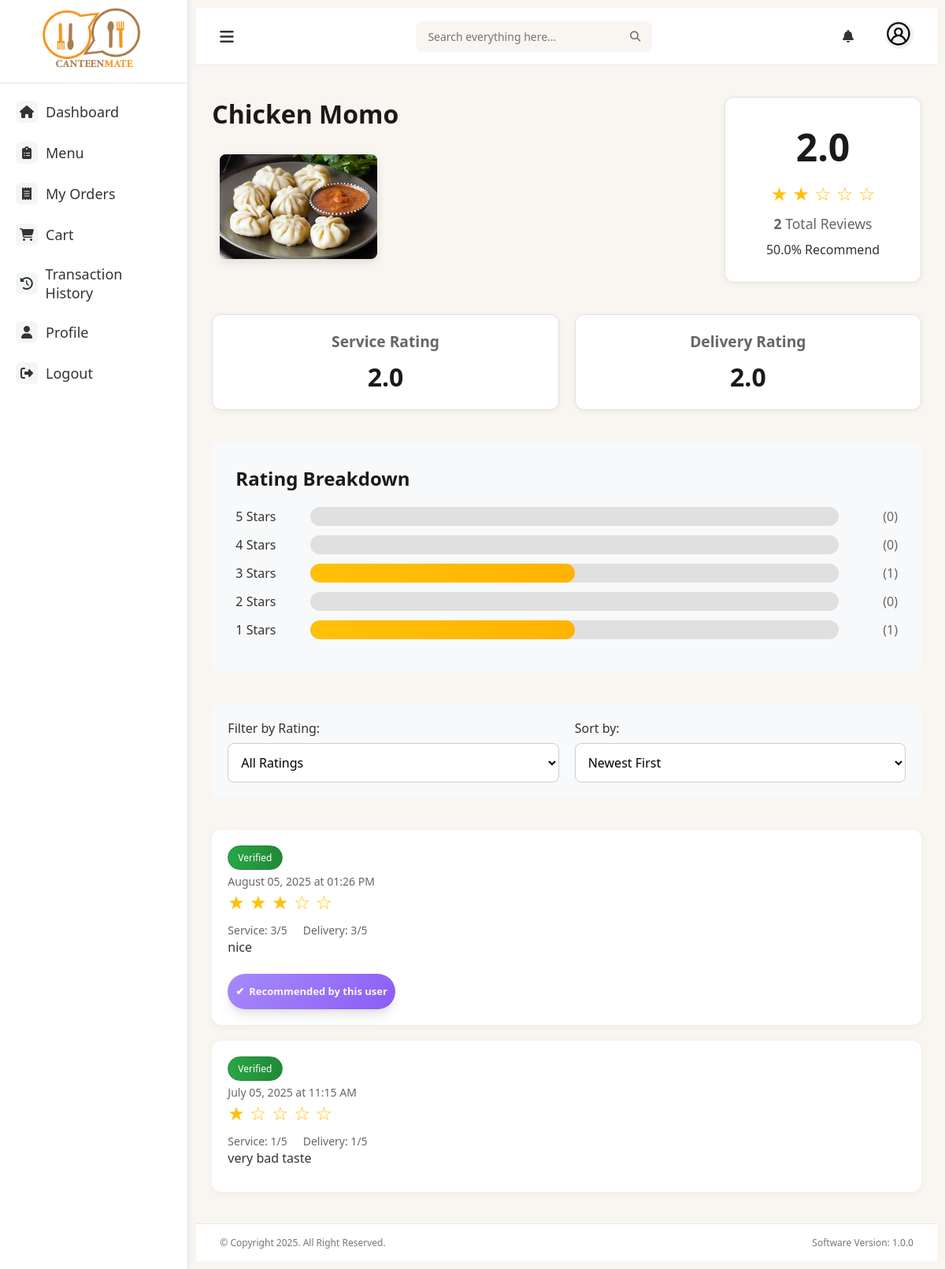
The page /item/1/reviews on the database its author committed.
### models.py (models this page shows, shortened)
class Item(db.Model):
    __tablename__ = 'items'
    id = db.Column(db.Integer, primary_key=True)
    name = db.Column(db.String(100), nullable=False)
    price = db.Column(db.Float, nullable=False)
    category_id = db.Column(db.Integer, db.ForeignKey('categories.id'), nullable=False)
    description = db.Column(db.Text, nullable=True)
    image_filename = db.Column(db.String(255), nullable=True)
    available = db.Column(db.Boolean, default=True)
    attribute_values = db.relationship(
        'AttributeValue',
        secondary=item_attribute_values,
        back_populates='items'
    )
    addons = db.relationship(
        'Addon',
        secondary=addon_item_association,
        back_populates='items'
    )

class Review(db.Model):
    __tablename__ = 'reviews'
    id = db.Column(db.Integer, primary_key=True)
    user_id = db.Column(db.Integer, db.ForeignKey('user.id'), nullable=False)
    order_id = db.Column(db.Integer, db.ForeignKey('order.id'), nullable=False)
    item_id = db.Column(db.Integer, db.ForeignKey('items.id'), nullable=False)
    rating = db.Column(db.Integer, nullable=False)  # 1-5 stars
    comment = db.Column(db.Text)
    service_rating = db.Column(db.Integer)  # Optional: 1-5 stars for service
    delivery_rating = db.Column(db.Integer)  # Optional: 1-5 stars for delivery
    would_recommend = db.Column(db.Boolean, default=True)
    is_verified = db.Column(db.Boolean, default=True)  # Verified purchase
    helpful_count = db.Column(db.Integer, default=0)  # How many found it helpful
    created_at = db.Column(db.DateTime, default=datetime.utcnow)
    updated_at = db.Column(db.DateTime, default=datetime.utcnow, onupdate=datetime.utcnow)
    user = db.relationship('User', backref=db.backref('reviews', lazy=True))
    order = db.relationship('Order', backref=db.backref('reviews', lazy=True))
    item = db.relationship('Item', backref=db.backref('reviews', lazy=True))

### main.py (the view)
@app.route('/item/<int:item_id>/reviews')
def item_reviews(item_id):
    item = Item.query.get_or_404(item_id)
    page = request.args.get('page', 1, type=int)
    per_page = 10
    rating_filter = request.args.get('rating', type=int)
    sort_by = request.args.get('sort', 'newest')
    reviews_query = Review.query.filter_by(item_id=item_id, is_verified=True)
    if rating_filter and 1 <= rating_filter <= 5:
        reviews_query = reviews_query.filter_by(rating=rating_filter)
    if sort_by == 'oldest':
        reviews_query = reviews_query.order_by(Review.created_at.asc())
    elif sort_by == 'highest':
        reviews_query = reviews_query.order_by(Review.rating.desc())
    elif sort_by == 'lowest':
        reviews_query = reviews_query.order_by(Review.rating.asc())
    elif sort_by == 'helpful':
        reviews_query = reviews_query.order_by(Review.helpful_count.desc())
    else:  # newest (default)
        reviews_query = reviews_query.order_by(Review.created_at.desc())
    reviews = reviews_query.paginate(
        page=page,
        per_page=per_page,
        error_out=False
    )
    total_reviews = Review.query.filter_by(item_id=item_id, is_verified=True).count()
    avg_rating = db.session.query(func.avg(Review.rating)).filter_by(
        item_id=item_id, is_verified=True
    ).scalar()
    avg_rating = round(avg_rating, 1) if avg_rating else 0
    rating_distribution = {}
    for rating in range(1, 6):
        count = Review.query.filter_by(
            item_id=item_id,
            rating=rating,
            is_verified=True
        ).count()
        percentage = (count / total_reviews * 100) if total_reviews > 0 else 0
        rating_distribution[rating] = {
            'count': count,
            'percentage': round(percentage, 1)
        }
    avg_service_rating = db.session.query(func.avg(Review.service_rating)).filter_by(
        item_id=item_id, is_verified=True
    ).scalar()
    avg_delivery_rating = db.session.query(func.avg(Review.delivery_rating)).filter_by(
        item_id=item_id, is_verified=True
    ).scalar()
    avg_service_rating = round(avg_service_rating, 1) if avg_service_rating else 0
    avg_delivery_rating = round(avg_delivery_rating, 1) if avg_delivery_rating else 0
    recommend_count = Review.query.filter_by(
        item_id=item_id,
        would_recommend=True,
        is_verified=True
    ).count()
    recommend_percentage = (recommend_count / total_reviews * 100) if total_reviews > 0 else 0
    user_id = session.get('user_id')
    user = User.query.get(user_id) if user_id else None
    return render_template('item_reviews.html',
                         item=item,
                         reviews=reviews,
                         total_reviews=total_reviews,
                         avg_rating=avg_rating,
                         avg_service_rating=avg_service_rating,
                         avg_delivery_rating=avg_delivery_rating,
                         recommend_percentage=round(recommend_percentage, 1),
                         rating_distribution=rating_distribution,
                         current_rating_filter=rating_filter,
                         current_sort=sort_by,
                         user=user)

### main.py (called while the page is built)
@app.context_processor
def inject_new_orders_count():
    count = Order.query.filter_by(status='pending').count()
    print(count)
    return dict(new_orders_count=count)

### templates/item_reviews.html (shortened to what this page needs)
{% extends "base.html" %}
{% block content %}
<div class="reviews-container">
    <div class="item-header">
        <div class="item-info">
            <h1>{{ item.name }}</h1>
            {% if item.image_filename %}
                <img src="{{ url_for('static', filename='uploads/items/' + item.image_filename) }}"
                     alt="{{ item.name }}" class="item-image">
            {% endif %}
        </div>
        <div class="stats-card">
            <div class="avg-rating">{{ avg_rating }}</div>
            <div class="rating-stars">
                {% for i in range(1, 6) %}
                    {% if i <= avg_rating %}
                        ★
                    {% else %}
                        ☆
                    {% endif %}
                {% endfor %}
            </div>
            <div class="total-reviews"><strong>{{ total_reviews }}</strong> Total Reviews</div>
            {% if recommend_percentage > 0 %}
                <div class="recommendation">{{ recommend_percentage }}% Recommend</div>
            {% endif %}
        </div>
    </div>
    {% if avg_service_rating > 0 or avg_delivery_rating > 0 %}
    <div class="additional-stats">
        {% if avg_service_rating > 0 %}
        <div class="stat-item">
            <h3>Service Rating</h3>
            <div class="stat-value">{{ avg_service_rating }}</div>
        </div>
        {% endif %}
        {% if avg_delivery_rating > 0 %}
        <div class="stat-item">
            <h3>Delivery Rating</h3>
            <div class="stat-value">{{ avg_delivery_rating }}</div>
        </div>
        {% endif %}
    </div>
    {% endif %}
    <div class="rating-breakdown">
        <h2>Rating Breakdown</h2>
        {% for star in range(5, 0, -1) %}
            <div class="rating-row">
                <div class="rating-label">{{ star }} Stars</div>
                <div class="progress-bar">
                    <div class="progress-fill" style="width: {{ rating_distribution[star].percentage }}%;"></div>
                </div>
                <div class="rating-count">({{ rating_distribution[star].count }})</div>
            </div>
        {% endfor %}
    </div>
    <div class="filter-controls">
        <div class="filter-group">
            <label for="rating-filter">Filter by Rating:</label>
            <select id="rating-filter" class="filter-select" onchange="filterReviews()">
                <option value="">All Ratings</option>
            </select>
        </div>
        <div class="filter-group">
            <label for="sort-select">Sort by:</label>
            <select id="sort-select" class="filter-select" onchange="sortReviews()">
                <option value="newest" {% if current_sort == 'newest' %}selected{% endif %}>Newest First</option>
            </select>
        </div>
    </div>
    <div class="reviews-list">
        {% for review in reviews.items %}
        <div class="review-card">
            <div class="review-header">
                <div class="reviewer-info">
                    <h3>
                        {% if review.is_verified %}
                            <span class="verified-badge">Verified</span>
                        {% endif %}
                    </h3>
                    <div class="review-date">
                        {{ review.created_at.strftime('%B %d, %Y at %I:%M %p') }}
                    </div>
                </div>
            </div>
            <div class="review-ratings">
                <div class="main-rating">
                    <span class="rating-stars">
                        {% for _ in range(review.rating) %}
                            ★
                        {% endfor %}
                        {% for _ in range(5 - review.rating) %}
                            ☆
                        {% endfor %}
                    </span>
                </div>
                {% if review.service_rating or review.delivery_rating %}
                    <div class="additional-ratings">
                        {% if review.service_rating %}
                            <span>Service: {{ review.service_rating }}/5</span>
                        {% endif %}
                        {% if review.delivery_rating %}
                            <span>Delivery: {{ review.delivery_rating }}/5</span>
                        {% endif %}
                    </div>
                {% endif %}
            </div>
            <div class="review-comment">{{ review.comment }}</div>
            {% if review.would_recommend %}
                <div class="recommendation-badge">
                    <span>✔</span>
                    <span>Recommended by this user</span>
                </div>
            {% endif %}
        </div>
        {% else %}
        <div class="no-reviews">
            <h3>No reviews yet for this item</h3>
            <p>Be the first to share your experience!</p>
        </div>
        {% endfor %}
    </div>
</div>
{% endblock %}

### static/css/styles.css (style rules this page uses)
:root { --primary-color: #FF6B35; --secondary-color: #2F4858; --background-color: #f9f6f2; --sidebar-bg: #FFFFFF; --panel-bg: #FFFFFF; --text-color: #333333; --text-light: #757575; --border-color: #E0E0E0; --active-color: #FF6B35; --danger-color: #FF3B30; --success-color: #34C759; }
* { margin: 0; padding: 0; box-sizing: border-box; font-family: 'Segoe UI', Tahoma, Geneva, Verdana, sans-serif; }
body { background-color: var(--background-color); color: var(--text-color); }
:root { --primary-color: #2563eb; --secondary-color: #f59e0b; --accent-color: #10b981; --danger-color: #ef4444; --dark-color: #1f2937; --light-color: #f8fafc; --border-color: #e2e8f0; --recommendation-color: #667eea; --collaborative-color: #8b5cf6; --popular-color: #f59e0b; --shadow-sm: 0 1px 2px 0 rgba(0, 0, 0, 0.05); --shadow-md: 0 4px 6px -1px rgba(0, 0, 0, 0.1), 0 2px 4px -1px rgba(0, 0, 0, 0.06); --shadow-lg: 0 10px 15px -3px rgba(0, 0, 0, 0.1), 0 4px 6px -2px rgba(0, 0, 0, 0.05); --shadow-xl: 0 20px 25px -5px rgba(0, 0, 0, 0.1), 0 10px 10px -5px rgba(0, 0, 0, 0.04); --gradient-primary: linear-gradient(135deg, #cd916e 0%, #776351 100%); --gradient-secondary: linear-gradient(135deg, #f093fb 0%, #f5576c 100%); --gradient-accent: linear-gradient(135deg, #4facfe 0%, #00f2fe 100%); --gradient-collaborative: linear-gradient(135deg, #a78bfa 0%, #8b5cf6 100%); --gradient-popular: linear-gradient(135deg, #fbbf24 0%, #f59e0b 100%); }
.item-image { height: 240px; position: relative; overflow: hidden; margin: 10px; background: var(--gradient-accent); border-radius: 15px; }
.recommendation-badge { position: absolute; top: 15px; right: 15px; width: 45px; height: 45px; border-radius: 50%; display: flex; align-items: center; justify-content: center; font-size: 1.2rem; box-shadow: var(--shadow-lg); background: var(--gradient-collaborative); color: rgb(255, 241, 241); z-index: 3; animation: pulse 2s infinite; transition: all 0.3s ease; }
.item-info { flex: 1; }

### rows shown on the page
Item: name "Chicken Momo", image_filename (picture)
Review: is_verified "Verified", created_at "August 05, 2025 at 01:26 PM", rating 3 (drawn), service_rating "3", delivery_rating "3", comment "nice", would_recommend "Recommended by this user"
Review: is_verified "Verified", created_at "July 05, 2025 at 11:15 AM", rating 1 (drawn), service_rating "1", delivery_rating "1", comment "very bad taste"

### other values the page prints
{{ avg_rating }} "2.0"
{{ total_reviews }} "2"
{{ recommend_percentage }} "50.0"
{{ avg_service_rating }} "2.0"
{{ avg_delivery_rating }} "2.0"
{{ star }} "5" "4" "3" "2" "1"
{{ rating_distribution[star].count }} "0" "0" "1" "0" "1"
